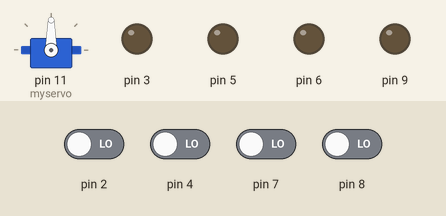
A sketch run on a simulated Arduino Uno, built with avr-gcc and run on an emulated ATmega328P. Parts: servo, output pins drawn as LEDs (lit = HIGH). Dashed ring = blinking. The test bench sets the inputs (shaded band); at power-on: pin 2, pin 4, pin 7, pin 8 LOW.

Above: at 1.2 s.
1.3 s: pin 2 driven HIGH
At 1.45 s:
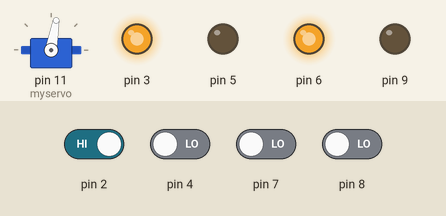
4.3 s: pin 4 driven HIGH
At 5.37 s:
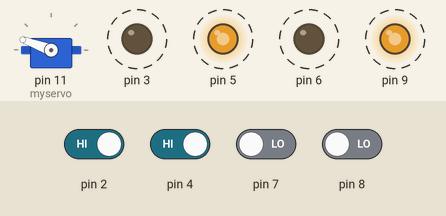
7.3 s: pin 7 driven HIGH
10.3 s: pin 8 driven HIGH
At 11.1 s:
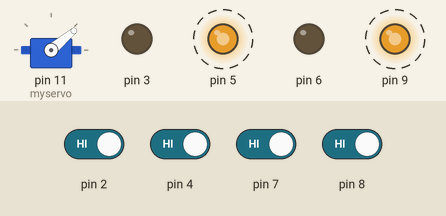
13.3 s: pin 2 driven LOW
16.3 s: pin 7 driven LOW
At 16.52 s:
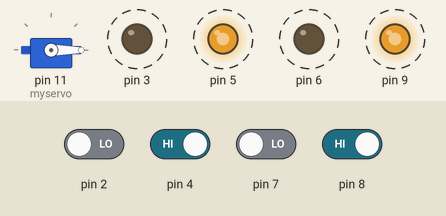
Timing chart, 0 to 20.3 s (numbered marks = the images above; inputs shaded):
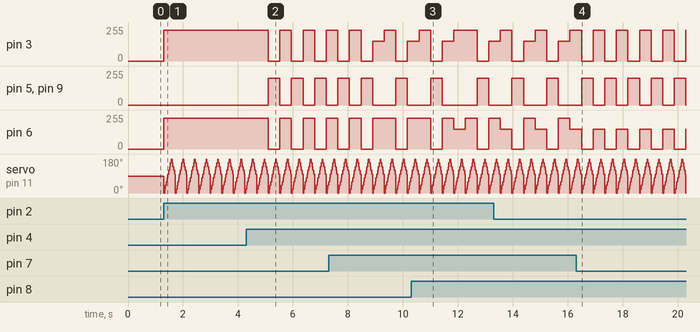

Measured:
- after the input at 1.3 s, pin 3, pin 6: 0/255 → 230/255 at once; servo on pin 11 (myservo): 90° → 0° at once, then repeats every 0.42 s: 20° 0.03 s, 40° 0.03 s, 60° 0.03 s, 80° 0.03 s, 100° 0.03 s, 120° 0.03 s, 140° 0.03 s, 160° 0.03 s, 180° 0.03 s, 160° 0.03 s, 140° 0.03 s, 120° 0.03 s, 100° 0.03 s, 0° 0.03 s
- after the input at 4.3 s, pin 3, pin 6: alternates 230/255 for 0.42 s and 0/255 for 0.42 s, starting after 0.80 s; pin 5, pin 9: alternates 200/255 for 0.42 s and 0/255 for 0.42 s, starting after 0.80 s
- after the input at 10.3 s, pin 5, pin 9: 0/255 → 200/255 after 2.4 s, → 0/255 0.42 s later
- after the input at 16.3 s, pin 3: alternates 230/255 for 0.42 s and 0/255 for 0.42 s, starting after 1.0 s; pin 5, pin 9: alternates 200/255 for 0.42 s and 0/255 for 0.42 s, starting after 1.0 s

The sketch:

car.ino
```cpp
#include <Servo.h>

    Servo myservo;


const int you1 =  3;   //1
const int you2 =  5;   //0
const int zuo1 =  6;
const int zuo2 =  9;
//
//const int d0 =  6;
//const int d1 =  7;
//const int d2 =  8;
//const int d3 =  9;

int state = 0;
int state1 = 0;
int state2 = 0;
int state3 = 0;
int state4 = 0;
int pos = 0;    // 定义舵机转动位置
void qian()
{
      analogWrite(3, 230);
      analogWrite(5, 0);
      analogWrite(6, 230);
      analogWrite(9, 0);


}

void hou()//后退子函数
{
      analogWrite(3, 0);
      analogWrite(5, 200);
      analogWrite(6, 0);
      analogWrite(9, 200);

}
void zuo()//左转子函数
{
       analogWrite(3, 230);
       analogWrite(5, 0);
       analogWrite(6, 150);
       analogWrite(9, 0);

}
void you()//右转子函数
{
        analogWrite(3, 150);
        analogWrite(5, 0);
        analogWrite(6, 230);
        analogWrite(9, 0);

}
void down() //左右轮都停止转动
{
     analogWrite(3, 0);
     analogWrite(5, 0);
     analogWrite(6, 0);
     analogWrite(9, 0);

}
void duoji()
{
 for(pos = 0; pos < 180; pos += 10)
     {
        myservo.write(pos);
        delay(15);
      }
      // 180到0旋转舵机，每次延时15毫秒
      for(pos = 180; pos>=90; pos-=10)
      {
        myservo.write(pos);
        delay(15);
      }
}

void setup() {

   myservo.attach(11);  // 设置舵机控制针脚

  pinMode(3, OUTPUT);
  pinMode(5, OUTPUT);
  pinMode(6, OUTPUT);
  pinMode(9, OUTPUT);


   pinMode(2, INPUT);
   pinMode(4, INPUT);
   pinMode(7, INPUT);
   pinMode(8, INPUT);

}


void loop(){


           down();
       //state = pulseIn(2,HIGH);
       state = digitalRead(2);
      state1 = digitalRead(4);
      state2 = digitalRead(7);
      state3 = digitalRead(8);


      if (state == HIGH)
        {

                qian();

                duoji();
        }


    if(state1 == HIGH ) {

               hou();
               duoji();

    }

    if (state2 == HIGH)   {

            you();
            duoji();
    }
    if (state3 == HIGH)  {

           zuo();
           duoji();
     }


  }
```
